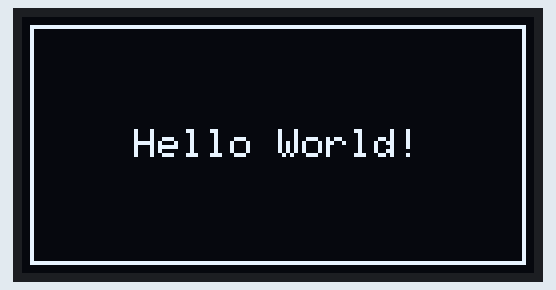
Bench run of a sketch on a simulated Arduino Uno, built with avr-gcc and run on an emulated ATmega328P. Shown: 128×64 one-colour display.

Above: at 0.1 s.

The sketch:

HelloWorld.ino
```cpp
#include <Wire.h>
#include <Adafruit_GFX.h>
#include <Adafruit_SSD1306.h>

#define SCREEN_WIDTH 128
#define SCREEN_HEIGHT 64

// // 连接到 I2C（SDA、SCL 引脚）的 SSD1306 显示器的声明
Adafruit_SSD1306 display(SCREEN_WIDTH, SCREEN_HEIGHT, &Wire, -1);

void setup() {
  Serial.begin(115200);

  if(!display.begin(SSD1306_SWITCHCAPVCC, 0x3C)) {
    Serial.println(F("SSD1306 allocation failed"));
  }
  // clear the screen
  display.clearDisplay();

  display.drawRect(2, 2, 124, 60, WHITE);


  display.setTextSize(1);
  display.setTextColor(WHITE);
  display.setCursor(28, 28);
  display.println("Hello World!");

  display.display();
 }

void loop() {

}
```
